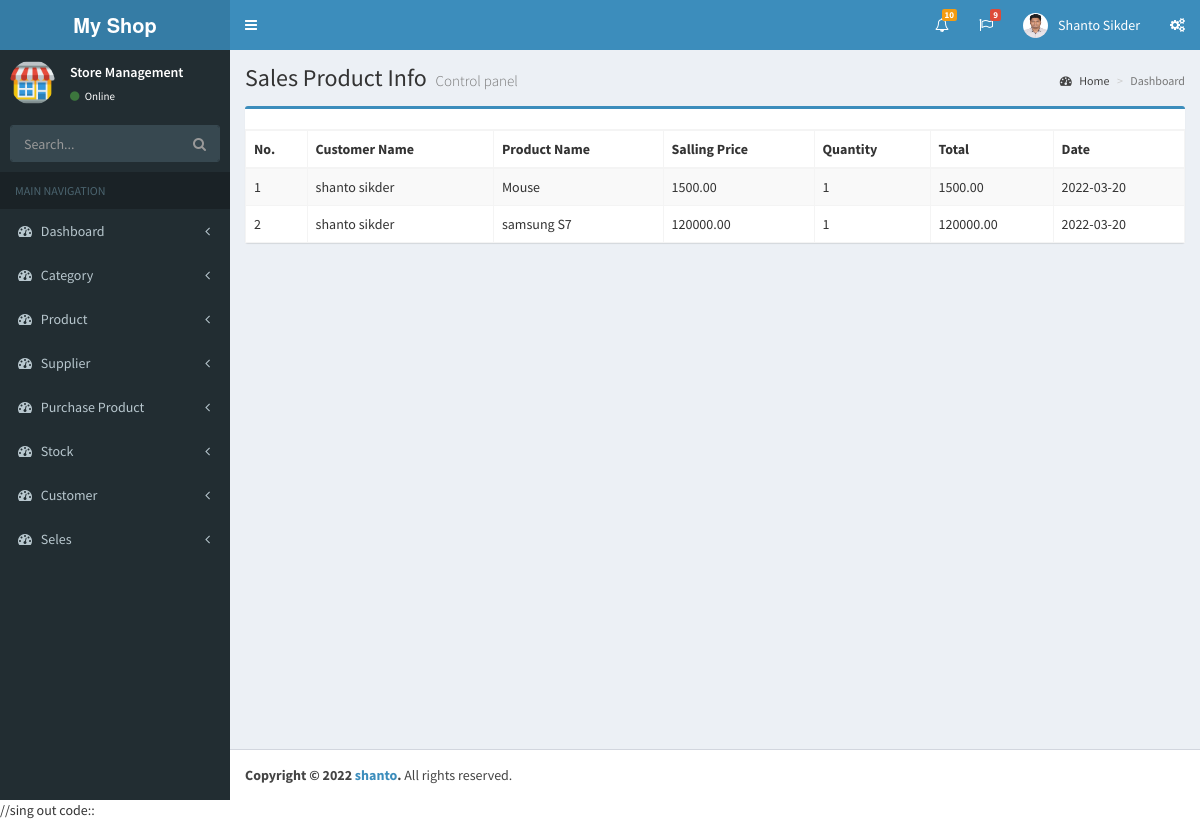
Page /selesinfo.php (signed in) on the committed database.
### tables this page shows
CREATE TABLE `sales` (
  `id` int(11) NOT NULL,
  `date` date NOT NULL,
  `customer_id` int(11) NOT NULL,
  `product_id` int(11) NOT NULL,
  `quantity` int(11) NOT NULL,
  `selling_price` double(10,2) NOT NULL,
  `total` double(10,2) NOT NULL
);

CREATE TABLE `customar` (
  `id` int(11) NOT NULL,
  `name` varchar(20) NOT NULL,
  `status` tinyint(4) NOT NULL,
  `address` varchar(50) NOT NULL,
  `phone` varchar(15) NOT NULL
);

CREATE TABLE `product` (
  `id` int(11) NOT NULL,
  `name` varchar(20) NOT NULL,
  `category_id` int(11) NOT NULL,
  `description` varchar(100) NOT NULL,
  `status` tinyint(4) NOT NULL
);

### selesinfo.php (the view, shortened to what this page needs)
<?php
include('php/db_config.php');
$sql= "SELECT * FROM sales";
$data=$db->query($sql);
include('layout/header.php') ?>
<?php include('layout/sideber.php') ?>
<div class="content-wrapper">
    <section class="content-header">
        <h1>
           Sales Product Info
            <small>Control panel</small>
        </h1>
        <ol class="breadcrumb">
            <li><a href="#"><i class="fa fa-dashboard"></i> Home</a></li>
            <li class="active">Dashboard</li>
        </ol>
    </section>
    <section class="content">
        <div class="row">
            <div class="col-md-12">
                <div class="box box-primary">
                    <div class="box-header with-border">
                    </div>
                    <table class="table table-striped table-bordered">
                        <thead>
                            <tr>
                                <th>No. </th>
                                <th>Customer Name </th>
                                <th>Product Name </th>
                                <th>Salling Price </th>
                                <th>Quantity </th>
                                <th>Total </th>
                                <th>Date </th>
                            </tr>
                        </thead>
                        <tbody>
                            <?php while ($row = $data->fetch_object()) {  ?>
                                <tr>
                                    <td><?php echo $row->id; ?></td>
                                    <?php
                                    $productData = $db->query("SELECT * FROM customar WHERE id = $row->customer_id LIMIT 1");
                                    while ($prow = $productData->fetch_object()) {
                                    ?>
                                        <td><?php echo $prow->name; ?></td>
                                    <?php } ?>
                                    <?php
                                    $productData = $db->query("SELECT * FROM product WHERE id = $row->product_id LIMIT 1");
                                    while ($prow = $productData->fetch_object()) {
                                    ?>
                                        <td><?php echo $prow->name; ?></td>
                                    <?php } ?>
                                    <td><?php echo $row->selling_price; ?></td>
                                    <td><?php echo $row->quantity; ?></td>
                                    <td><?php echo $row->total; ?></td>
                                    <td><?php echo $row->date; ?></td>
                                </tr>
                            <?php } ?>
                        </tbody>
                    </table>
                </div>
            </div>
        </div>
    </section>
</div>
<?php include('layout/footer.php'); ?>

### rows in the picture
sales: id "1", selling_price "1500.00", quantity "1", total "1500.00", date "2022-03-20"
customar: name "shanto sikder"
product: name "Mouse"
sales: id "2", selling_price "120000.00", quantity "1", total "120000.00", date "2022-03-20"
product: name "samsung S7"
